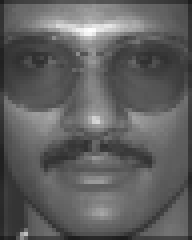
#> input picture src/Train/00003_930831_fa_a.pgm, 48 x 60 px (shown 4 times larger); its folder holds only this picture in this run
$ python main.py
#> lines starting #> are read from the running program, lines starting #| are printed output that depends on the picture
### src/compress.py
from PCA import PCA
import os
import numpy as np
import matplotlib.pyplot as plt


def load_data(input_dir):
#> called with input_dir = 'Train'
    fnames = os.listdir(input_dir)
    fnames.sort()
    images = np.array([plt.imread(os.path.join(input_dir, fname)) for fname in fnames])
    images = images.T
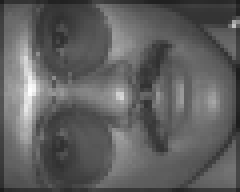
#> images: shape (48, 60, 1) (shown 4 times larger); min 29, max 254, mean 95.3

    #Turning the array into a ( pixel size X num_samples ) size array
    new_arr = images.reshape(np.size(images,0)*np.size(images,1), -1)
#> new_arr = 2880 values, max 254 at index 1327, min 29 at index 59, mean 95.31


    return new_arr.astype(float)
def rescale_images(reconst):
    #Rescaling the images to be in the range 0-255
    minVal = np.amin(reconst)
    maxVal = np.amax(reconst)
    reconst = reconst +-(minVal)
    reconst = reconst * (255/(maxVal-minVal))
    return reconst
def save_images(reconst):

    if not os.path.exists('Output'):
        os.makedirs('Output')
    for i in range(np.size(reconst,1)):
        img = reconst[:,i].reshape(48,60)
        img = img.T
        ext=".png"
        #plt.imsave(outstr, img,cmap='gray',format='png')
        plt.imsave(os.path.join("Output", str(i) + ext), img,cmap='gray',format='png')

def compress_images(DATA,k):
    pca = PCA(DATA, k)

    reconst = pca.perform_PCA()

    reconst = rescale_images(reconst)

    save_images(reconst)

### src/PCA.py
# -*- coding: utf-8 -*-
#def compress_images(DATA,k):
import matplotlib.pyplot as plt
import numpy as np

class PCA(object):
    def __init__(self,DATA, k):
        self.DATA = DATA
        self.k = k
        print(1)
    def standardize(self):

        x_bar = np.mean(self.DATA, axis =1).reshape(-1,1)
        self.Z =  self.DATA - x_bar
        return self.Z

    def calc_covar(self, Z):
        covar = np.matmul(Z, Z.T)

        return np.linalg.eig(covar)
    def sort_eig(self, eigenValues, eigenVectors):

        idx = eigenValues.argsort()[::-1]

        eigenValues = eigenValues[idx]
        eigenVectors = eigenVectors[:,idx]

        eigenVectors = eigenVectors.real
        eigenValues = eigenValues.real

        return eigenVectors

    def project_Data(self, Z,U):
        Z_star = np.matmul(Z.T,U)
        reconst = np.matmul(Z_star, U.T)

        return  reconst.T
    def perform_PCA(self):
        self.Z = self.standardize()

        #Calculating the covariance matrix
        self.eigenValues, self.eigenVectors = self.calc_covar(self.Z)

    #   Sorting the eigenvectors corresponding to their eigenvalues
        eigenVectors = self.sort_eig(self.eigenValues, self.eigenVectors)

       #Keeping only the k most important features
        self.U = eigenVectors[:,0:self.k]
        reconst = self.project_Data(self.Z, self.U)
        return reconst


### src/main.py
# -*- coding: utf-8 -*-
"""
Created on Thu Nov 21 15:03:00 2019

@author: pom_p
"""
import compress as comp
import numpy as np

X = comp.load_data('Train')
#> X has the same summary as new_arr in load_data
comp.compress_images(X,1000)
#> in __init__, `self.DATA = DATA`: self.DATA has the same summary as new_arr in load_data
#> in standardize, `x_bar = np.mean(self.DATA, axis =1).reshape(-1,1)`: x_bar has the same summary as new_arr in load_data
#> in standardize, `self.Z =  self.DATA - x_bar`: self.Z = 2880 values from 0 to 0
#> in calc_covar, `covar = np.matmul(Z, Z.T)`: covar: shape (2880, 2880) float64; every value is 0
#> in perform_PCA, `self.eigenValues, self.eigenVectors = self.calc_covar(self.Z)`:
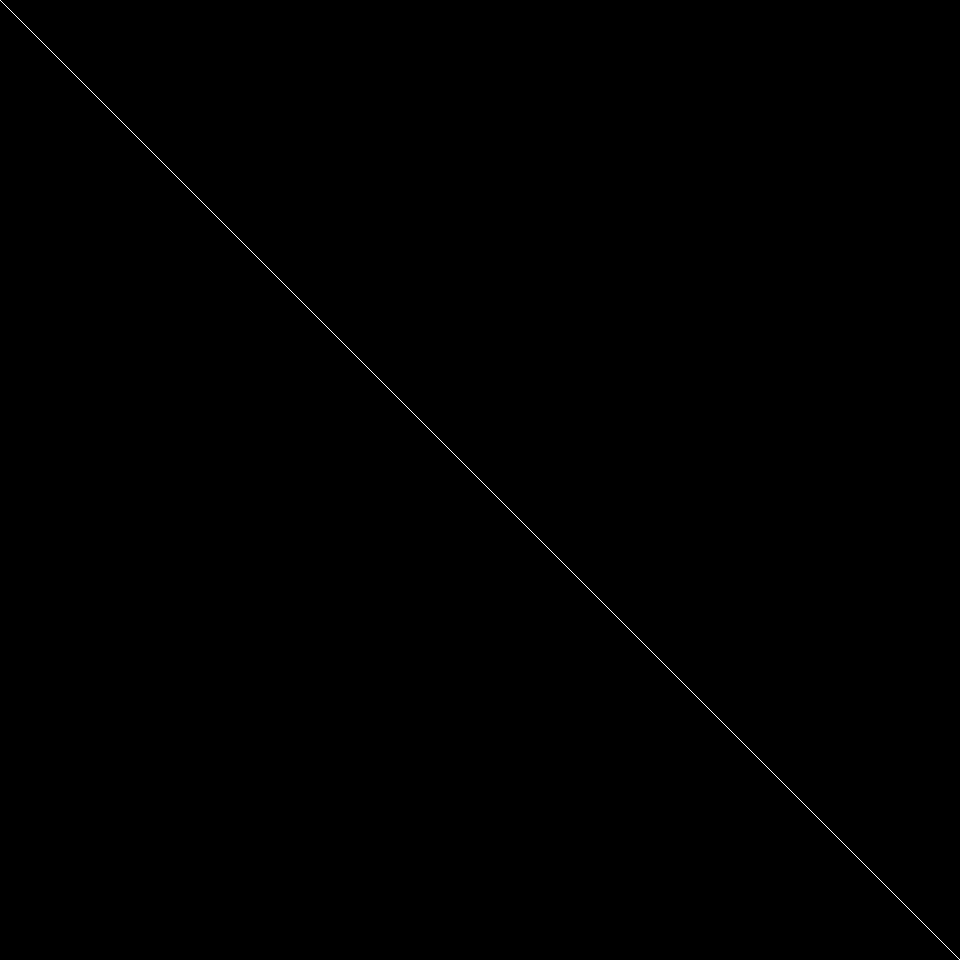
#> self.eigenVectors: shape (2880, 2880) float64 (shown at 1/3 size); values 0 (black) and 1 (white), 0.03% white in thin lines or dots
#> in sort_eig, `idx = eigenValues.argsort()[::-1]`: idx = 2880 values, max 2879 at index 2872, min 0 at index 2823, mean 1439.5
#> in sort_eig, `eigenValues = eigenValues[idx]`: eigenValues = 2880 values from 0 to 0
#> in sort_eig, `eigenVectors = eigenVectors[:,idx]`:
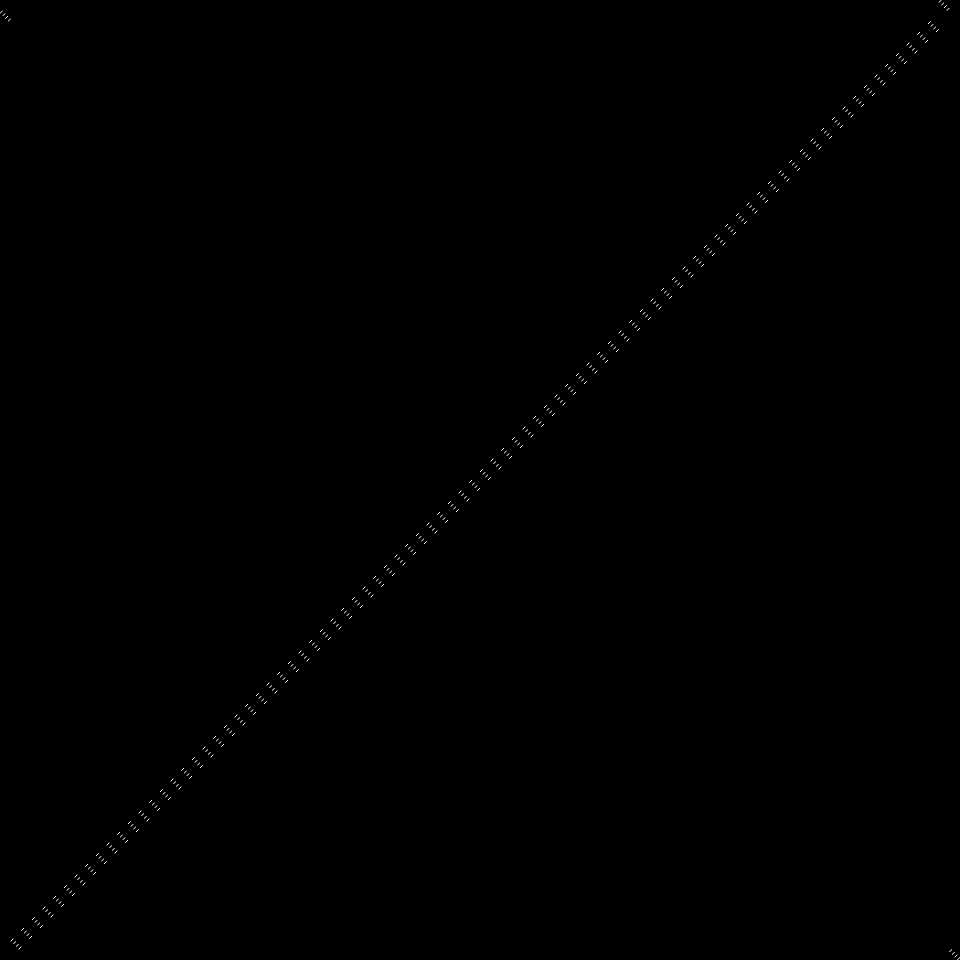
#> eigenVectors: shape (2880, 2880) float64 (shown at 1/3 size); values 0 (black) and 1 (white), 0.03% white in thin lines or dots
#> in perform_PCA, `self.U = eigenVectors[:,0:self.k]`:
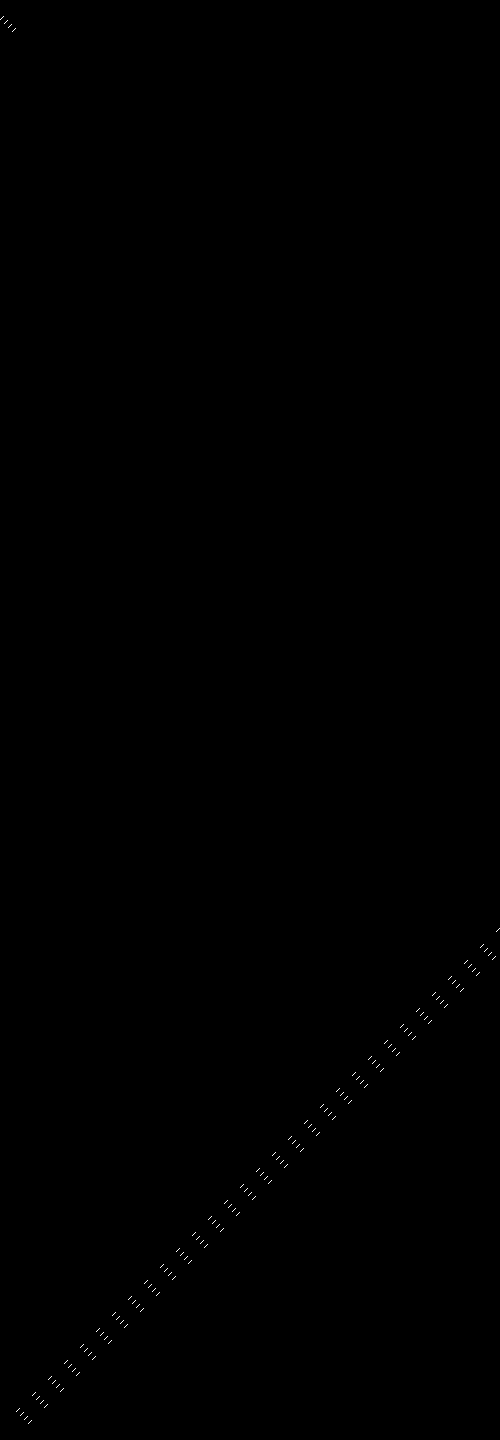
#> self.U: shape (2880, 1000) float64 (shown at 1/2 size); values 0 (black) and 1 (white), 0.03% white in thin lines or dots
#> in rescale_images, `minVal = np.amin(reconst)`: minVal = 0
#> in rescale_images, `reconst = reconst +-(minVal)`: reconst = 2880 values from 0 to 0

$ run again, on src/Train/00027_930831_fa.pgm
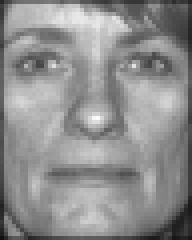
#> input picture src/Train/00027_930831_fa.pgm, 48 x 60 px (shown 4 times larger)
#> in load_data, `images = images.T`:
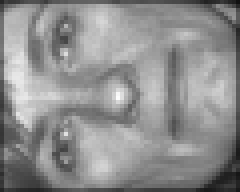
#> images: shape (48, 60, 1) (shown 4 times larger); min 17, max 252, mean 142.6
#> new_arr = 2880 values, max 252 at index 1469, min 17 at index 59, mean 142.6
#> X has the same summary as new_arr in load_data
#> self.DATA has the same summary as new_arr in load_data
#> x_bar has the same summary as new_arr in load_data
#> self.Z = 2880 values from 0 to 0
#> covar: shape (2880, 2880) float64; every value is 0
#> self.eigenVectors: shape (2880, 2880) float64; values 0 (black) and 1 (white), 0.03% white in thin lines or dots
#> idx = 2880 values, max 2879 at index 2872, min 0 at index 2823, mean 1439.5
#> eigenValues = 2880 values from 0 to 0
#> minVal = 0
#> in rescale_images, `reconst = reconst +-(minVal)`: reconst = 2880 values from 0 to 0

$ run again, on src/Train/00140_941121_fa.pgm
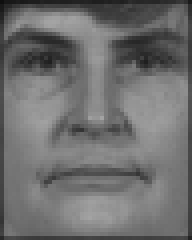
#> input picture src/Train/00140_941121_fa.pgm, 48 x 60 px (shown 4 times larger)
#> in load_data, `images = images.T`:
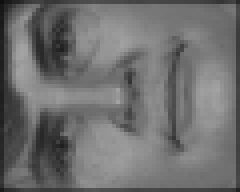
#> images: shape (48, 60, 1) (shown 4 times larger); min 15, max 164, mean 110.6
#> new_arr = 2880 values, max 164 at index 785, min 15 at index 0, mean 110.6
#> X has the same summary as new_arr in load_data
#> self.DATA has the same summary as new_arr in load_data
#> x_bar has the same summary as new_arr in load_data
#> self.Z = 2880 values from 0 to 0
#> covar: shape (2880, 2880) float64; every value is 0
#> self.eigenVectors: shape (2880, 2880) float64; values 0 (black) and 1 (white), 0.03% white in thin lines or dots
#> idx = 2880 values, max 2879 at index 2872, min 0 at index 2823, mean 1439.5
#> eigenValues = 2880 values from 0 to 0
#> minVal = 0
#> in rescale_images, `reconst = reconst +-(minVal)`: reconst = 2880 values from 0 to 0

$ run again, on src/Train/00008_930831_fa_a.pgm
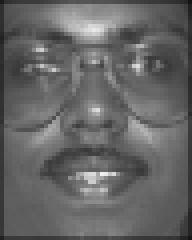
#> input picture src/Train/00008_930831_fa_a.pgm, 48 x 60 px (shown 4 times larger)
#> in load_data, `images = images.T`:
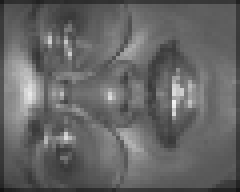
#> images: shape (48, 60, 1) (shown 4 times larger); min 20, max 241, mean 101.3
#> new_arr = 2880 values, max 241 at index 1543, min 20 at index 2820, mean 101.3
#> X has the same summary as new_arr in load_data
#> self.DATA has the same summary as new_arr in load_data
#> x_bar has the same summary as new_arr in load_data
#> self.Z = 2880 values from 0 to 0
#> covar: shape (2880, 2880) float64; every value is 0
#> self.eigenVectors: shape (2880, 2880) float64; values 0 (black) and 1 (white), 0.03% white in thin lines or dots
#> idx = 2880 values, max 2879 at index 2872, min 0 at index 2823, mean 1439.5
#> eigenValues = 2880 values from 0 to 0
#> minVal = 0
#> in rescale_images, `reconst = reconst +-(minVal)`: reconst = 2880 values from 0 to 0
